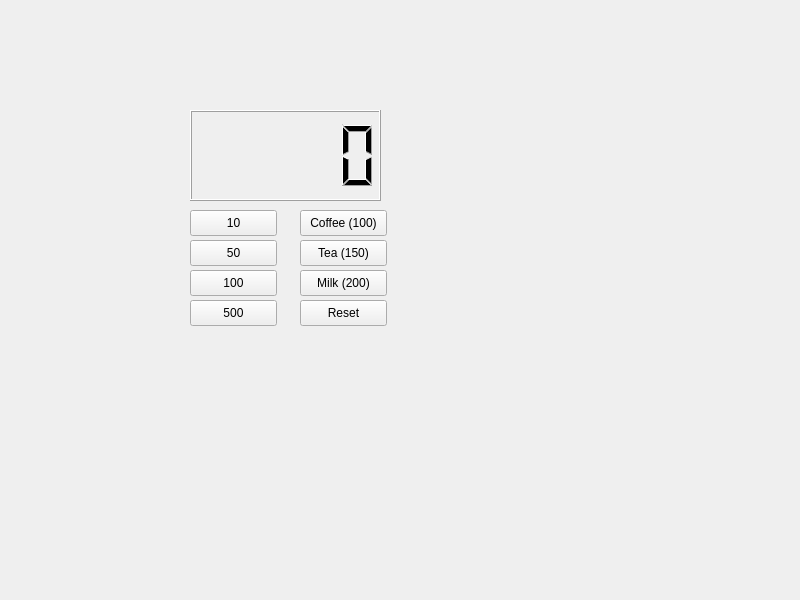
<?xml version="1.0" encoding="UTF-8"?>
<ui version="4.0">
 <class>Widget</class>
 <widget class="QWidget" name="Widget">
  <property name="geometry">
   <rect>
    <x>0</x>
    <y>0</y>
    <width>800</width>
    <height>600</height>
   </rect>
  </property>
  <property name="windowTitle">
   <string>Widget</string>
  </property>
  <widget class="QLCDNumber" name="lcdNumber">
   <property name="geometry">
    <rect>
     <x>190</x>
     <y>110</y>
     <width>191</width>
     <height>91</height>
    </rect>
   </property>
  </widget>
  <widget class="QPushButton" name="pb10">
   <property name="geometry">
    <rect>
     <x>190</x>
     <y>210</y>
     <width>87</width>
     <height>26</height>
    </rect>
   </property>
   <property name="text">
    <string>10</string>
   </property>
  </widget>
  <widget class="QPushButton" name="pb50">
   <property name="geometry">
    <rect>
     <x>190</x>
     <y>240</y>
     <width>87</width>
     <height>26</height>
    </rect>
   </property>
   <property name="text">
    <string>50</string>
   </property>
  </widget>
  <widget class="QPushButton" name="pb100">
   <property name="geometry">
    <rect>
     <x>190</x>
     <y>270</y>
     <width>87</width>
     <height>26</height>
    </rect>
   </property>
   <property name="text">
    <string>100</string>
   </property>
  </widget>
  <widget class="QPushButton" name="pb500">
   <property name="geometry">
    <rect>
     <x>190</x>
     <y>300</y>
     <width>87</width>
     <height>26</height>
    </rect>
   </property>
   <property name="text">
    <string>500</string>
   </property>
  </widget>
  <widget class="QPushButton" name="pbCoffee">
   <property name="geometry">
    <rect>
     <x>300</x>
     <y>210</y>
     <width>87</width>
     <height>26</height>
    </rect>
   </property>
   <property name="text">
    <string>Coffee (100)</string>
   </property>
  </widget>
  <widget class="QPushButton" name="pbTea">
   <property name="geometry">
    <rect>
     <x>300</x>
     <y>240</y>
     <width>87</width>
     <height>26</height>
    </rect>
   </property>
   <property name="text">
    <string>Tea (150)</string>
   </property>
  </widget>
  <widget class="QPushButton" name="pbMilk">
   <property name="geometry">
    <rect>
     <x>300</x>
     <y>270</y>
     <width>87</width>
     <height>26</height>
    </rect>
   </property>
   <property name="text">
    <string>Milk (200)</string>
   </property>
  </widget>
  <widget class="QPushButton" name="pbReset">
   <property name="geometry">
    <rect>
     <x>300</x>
     <y>300</y>
     <width>87</width>
     <height>26</height>
    </rect>
   </property>
   <property name="text">
    <string>Reset</string>
   </property>
  </widget>
 </widget>
 <resources/>
 <connections/>
</ui>
